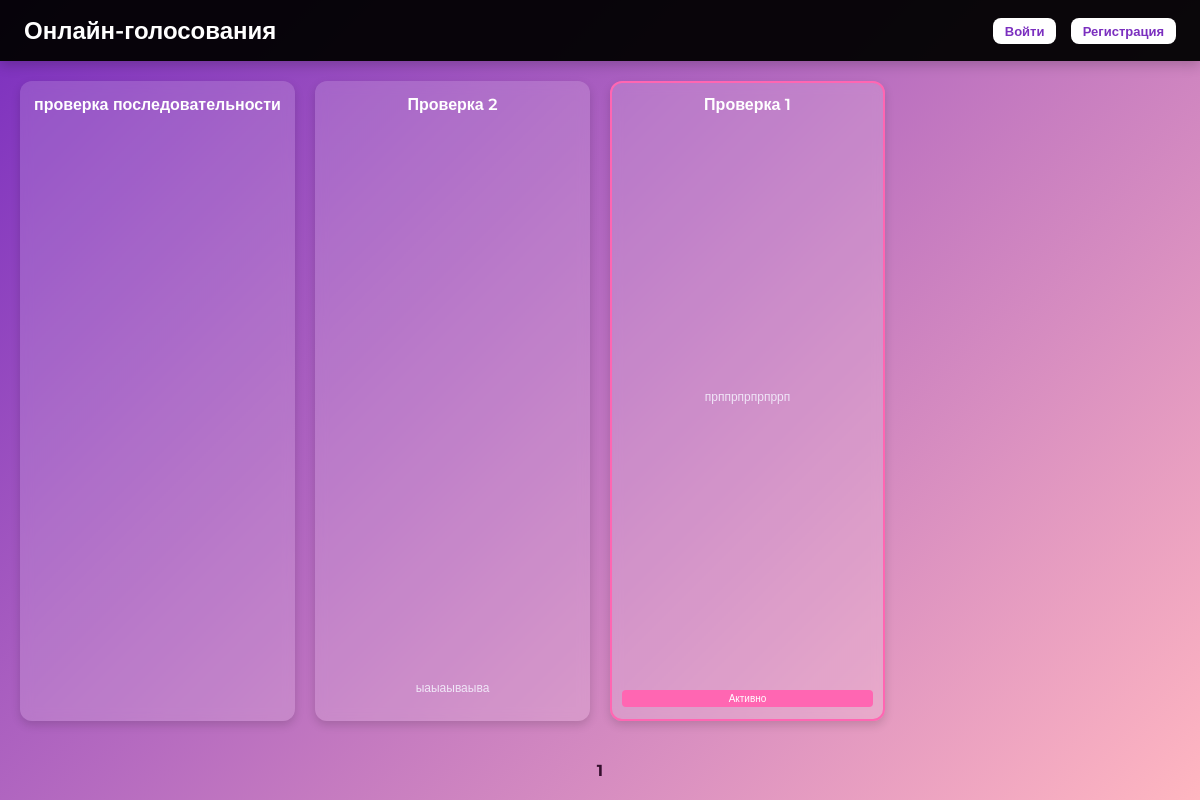
The app's page /, older data.
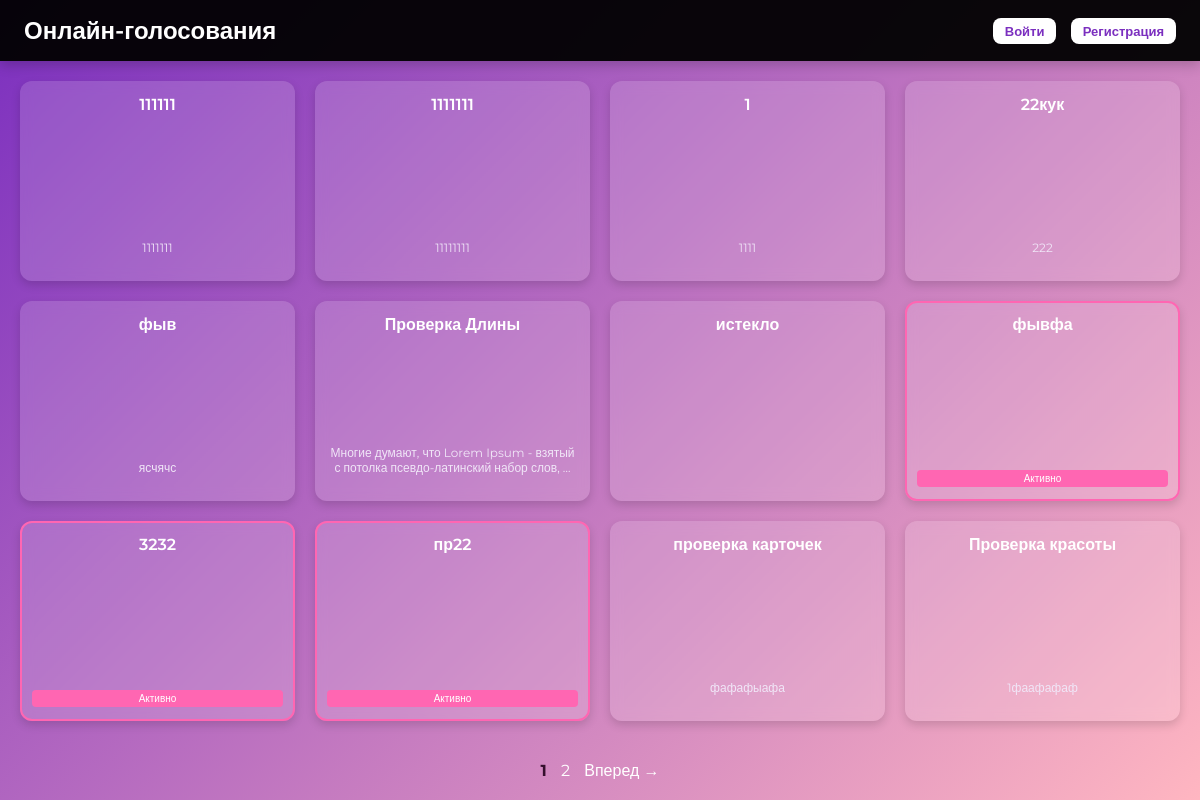
The same page, newer data.
### voting/models.py (models this page shows, shortened)
class Voting(models.Model):
    title = models.CharField("Название голосования", max_length=255)
    description = models.TextField("Описание", blank=True)
    start_date = models.DateTimeField("Дата начала")
    end_date = models.DateTimeField("Дата окончания")
    created_at = models.DateTimeField("Создано", auto_now_add=True)
    updated_at = models.DateTimeField("Обновлено", auto_now=True)
    history = HistoricalRecords()
    class Meta:
        verbose_name = "Голосование"
        verbose_name_plural = "Голосования"
        ordering = ["-created_at"]
    @property
    def is_active(self):
        return self.start_date <= now() <= self.end_date

### voting/views.py (the view)
# urls.py: path('', views.index, name='index'),
def index(request):
    votings_list = Voting.objects.all().order_by("-created_at")
    paginator = Paginator(votings_list, 12)  # 12 карточек на страницу
    page_number = request.GET.get('page')
    page_obj = paginator.get_page(page_number)
    return render(request, 'voting/index.html', {'page_obj': page_obj})

### voting/templates/voting/index.html (shortened to what this page needs)
<!DOCTYPE html>
<html>
<head>
</head>
<body>
<header>
    <h1>Онлайн-голосования</h1>
    <div class="auth-buttons">
        {% if user.is_authenticated %}
            <span style="color:white; font-weight:500;">{{ user.username }}</span>
            <form action="{% url 'logout' %}" method="post" style="display:inline;">
                {% csrf_token %}
                <button type="submit">Выйти</button>
            </form>
            {% if user.is_staff %}
                <a href="{% url 'admin:index' %}">Админка</a>
            {% endif %}
        {% else %}
            <a href="{% url 'login' %}">Войти</a>
            <a href="{% url 'register' %}">Регистрация</a>
        {% endif %}
    </div>
</header>
<div class="container">
    {% for v in page_obj %}
        <div class="card {% if v.is_active %}active{% endif %}">
            <a href="{% url 'voting_detail' v.id %}">{{ v.title }}</a>
            <p>{{ v.description|truncatewords:12 }}</p>
            {% if v.is_active %}
                <span class="active-label">Активно</span>
            {% endif %}
        </div>
    {% empty %}
        <p class="empty-message">Голосований пока нет</p>
    {% endfor %}
</div>
<div class="pagination">
    {% for num in page_obj.paginator.page_range %}
        {% if page_obj.number == num %}
            <span class="current">{{ num }}</span>
        {% else %}
            <a href="?page={{ num }}">{{ num }}</a>
        {% endif %}
    {% endfor %}
    {% if page_obj.has_next %}
        <a href="?page={{ page_obj.next_page_number }}">Вперед →</a>
    {% endif %}
</div>
</body>
</html>

Row changes from the older to the newer data that the page shows:
no longer on this page (row unchanged): Voting: title "проверка последовательности"
no longer on this page (row unchanged): Voting: title "Проверка 2", description "ыаыаываыва"
no longer on this page (row unchanged): Voting: title "Проверка 1", description "прппрпрпрпррп", shows "Активно"
added Voting: title "111111", description "1111111"
added Voting: title "1111111", description "11111111"
added Voting: title "1", description "1111"
added Voting: title "22кук", description "222"
added Voting: title "фыв", description "ясчячс"
added Voting: title "Проверка Длины", description "Многие думают, что Lorem Ipsum - взятый с потолка псевдо-латинский набор слов, …"
added Voting: title "истекло"
added Voting: title "фывфа", shows "Активно"
added Voting: title "3232", shows "Активно"
added Voting: title "пр22", shows "Активно"
added Voting: title "проверка карточек", description "фафафыафа"
added Voting: title "Проверка красоты", description "1фаафафаф"
Text that changed along with them:
new list line: "2"
text now shown: "Вперед →"
